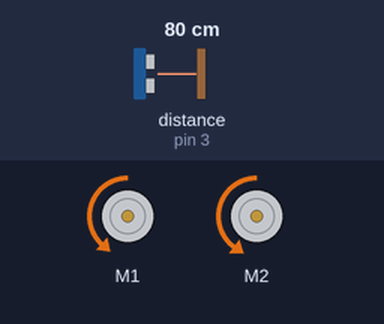
Recording of a sketch running on a simulated Arduino Uno, built with avr-gcc and run on an emulated ATmega328P. On the bench: 2 × DC motor (green arrow = forward, orange = backward, longer = faster). Inputs (shaded band) come from the test bench; at power-on: distance to the obstacle (sensor on pin 3) 80 cm.

Above: at 6.2 s.
6.3 s: distance to the obstacle (sensor on pin 3) set to 22 cm
7.8 s: distance to the obstacle (sensor on pin 3) set to 18 cm
At 8.4 s:
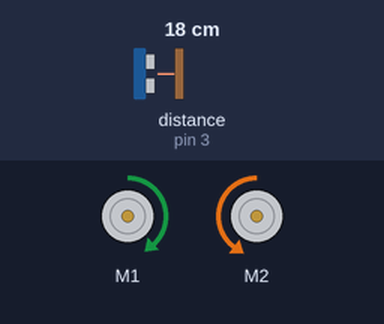
10.8 s: distance to the obstacle (sensor on pin 3) set to 2 cm
At 12.3 s:
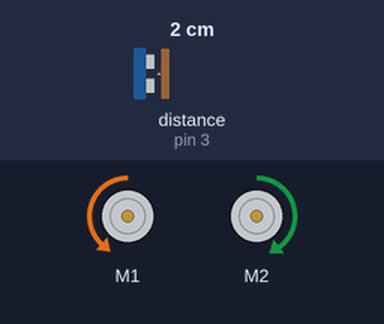
13.8 s: distance to the obstacle (sensor on pin 3) set to 35 cm
At 14.4 s:
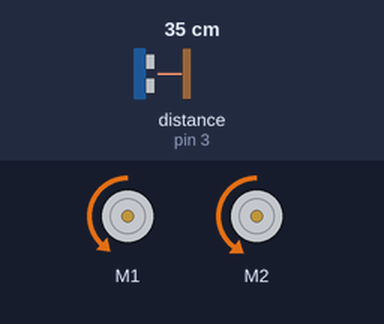
15.5 s: distance to the obstacle (sensor on pin 3) set to 17 cm
At 15.8 s:
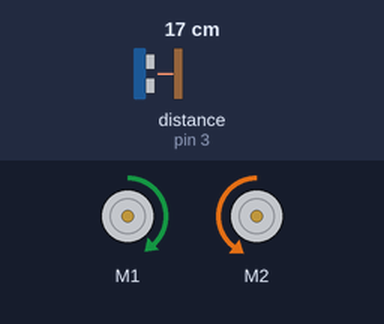
Timing chart, 0 to 19.0 s (numbered marks = the images above; inputs shaded):
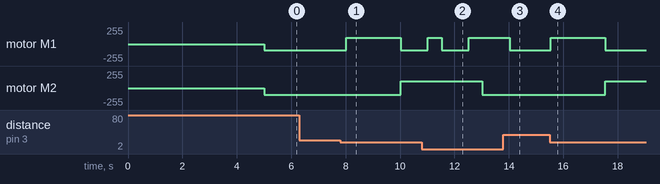

The sketch:

Simple_program.ino
```cpp
#include <Arduino.h>
#include <Wire.h>
#include <Servo.h>
#include <SoftwareSerial.h>

#include <MeOrion.h>

double angle_rad = PI/180.0;
double angle_deg = 180.0/PI;
double Speed;
double OffsetRight;
double OffsetLeft;
double direction;
double last_dir;
double count;
double distance;
MeUltrasonicSensor ultrasonic_3(3);
MeDCMotor motor_9(9);
MeDCMotor motor_10(10);


void setup(){
    Speed = 100;
    OffsetRight = 1;
    OffsetLeft = 0.93;
    direction = 0;
    last_dir = 0;
    count = 0;
    delay(1000*5);

}

void loop(){

    distance = ultrasonic_3.distanceCm();
    if((distance) < (20)){
        if((distance) < (10)){
            motor_9.run(((Speed) * (OffsetLeft)) * (1));
            motor_10.run(((Speed) * (OffsetRight)) * (1));
            delay(1000*0.5);
        }
        if((direction) < (1)){
            motor_9.run(((Speed) * (OffsetLeft)) * (1));
            motor_10.run(((Speed) * (OffsetRight)) * (-1));
            if(((last_dir)==(0))){
                direction = 1;
            }
            last_dir = 0;
            delay(1000*1);
        }else{
            motor_9.run(((Speed) * (OffsetLeft)) * (-1));
            motor_10.run(((Speed) * (OffsetRight)) * (1));
            if(((last_dir)==(1))){
                direction = 0;
            }
            last_dir = 1;
            delay(1000*1);
        }
    }else{
        motor_9.run(((Speed) * (OffsetLeft)) * (-1));
        motor_10.run(((Speed) * (OffsetRight)) * (-1));
        delay(1000*0.5);
        last_dir = -1;
    }

}
```

Measured:
- the behaviour switches between 20 and 19 cm on distance to the obstacle (sensor on pin 3) (found by bisection; images 0 and 1)
- after the input at 6.3 s, every drawn part: stays the same
- after the input at 7.8 s, motor M1: backward 93/255 → forward 93/255 after 0.22 s, → backward 93/255 2.0 s later; motor M2: backward 100/255 → forward 100/255 after 2.2 s
- after the input at 10.8 s, motor M1: backward 93/255 → forward 93/255 after 0.23 s instead of 1.2 s; motor M2: forward 100/255 → backward 100/255 after 2.2 s instead of 1.2 s
- after the input at 13.8 s, motor M1: forward 93/255 → backward 93/255 after 0.23 s; motor M2: stays backward 100/255 (without the input it goes to forward 100/255 after 0.23 s)
- after the input at 15.5 s, motor M1: backward 93/255 → forward 93/255 at once, → backward 93/255 2.0 s later; motor M2: backward 100/255 → forward 100/255 after 2.0 s
